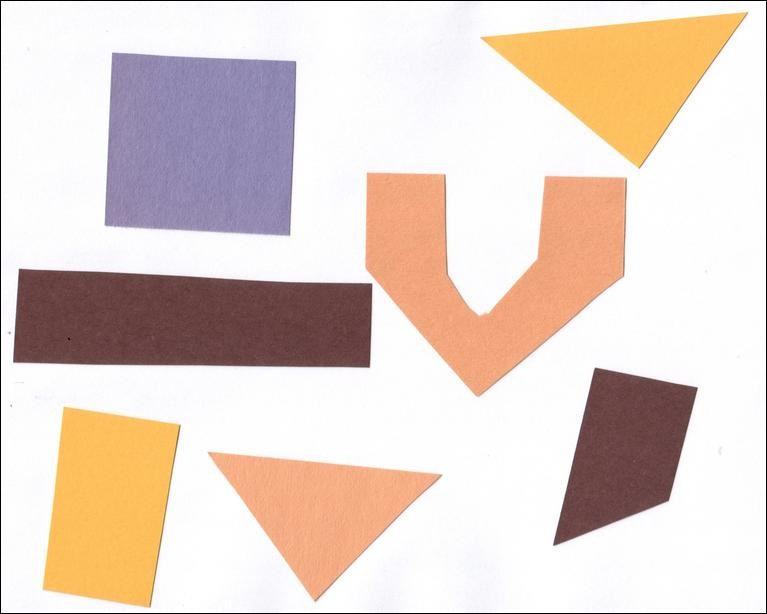
#> input picture Tugas Kuliah/Tugas 6/shape.jpg, 767 x 614 px
$ jupyter execute --allow-errors 'Tugas06-Data Mining-H071191044.ipynb'   (shell and % lines are left out)
#> lines starting #> are read from the running program, lines starting #| are printed output that depends on the picture; after the words box and inside, x2 and y2 are one past the last pixel; in counts of white or black regions, pixels touching at a corner belong together
## Tugas 06 Data Mining

Nama: Muh. Yusuf Syam<br>
NIM: H071191044

<h1 align="center"> Preprocessing Data Tidak Terstruktur </h1><br>

Data tidak terstruktur merupakan data yang kualitatif, artinya tidak dapat diolah atau dianalisis dengan alat dan metode konvensional. Data tidak terstruktur sulit untuk didekonstruksi karena tidak memiliki model yang telah ditentukan, sehingga data harus disimpan dalam format aslinya. Contoh data tidak terstruktur seperti data citra, teks, audio dan video.

## 1. Data Citra

Mengimport library yang diperlukan untuk preprocess data citra

[cell 1]
import numpy as np
import cv2 as cv
from matplotlib import pyplot as plt

Membaca data citra lalu menampilkannya

[cell 2]
img= cv.cvtColor(cv.imread('shape.jpg'), cv.COLOR_BGR2RGB)

plt.imshow(img)

Mengubah citra menjadi citra grayscale lalu mengaplikasikan 5 threshold berbeda dengan nilai batas threshold yang telah dideklarasikan sebelumnya. Setelah itu ditampilkan

[cell 3]
gray_image = cv.cvtColor(img, cv.COLOR_RGB2GRAY)
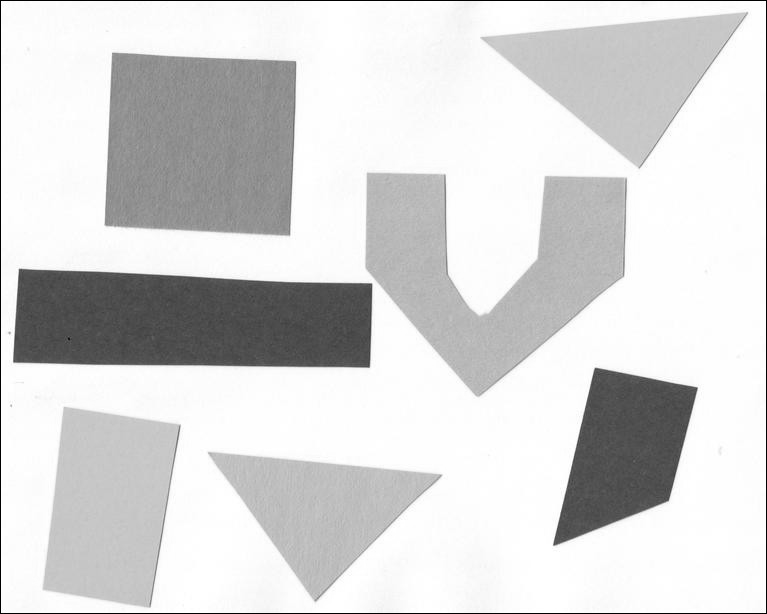
#> gray_image: shape (614, 767); min 0, max 255, mean 214.9

thresh= 220
ret,thresh_binary = cv.threshold(gray_image,thresh,255,cv.THRESH_BINARY)
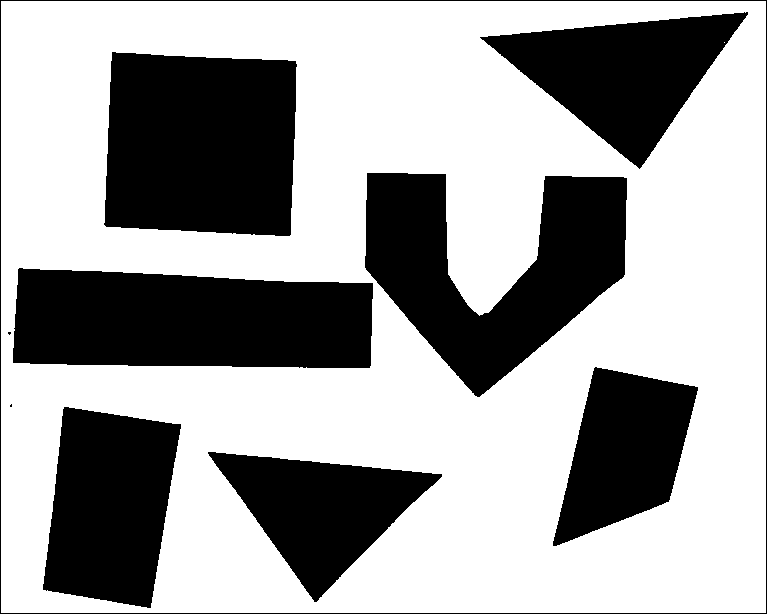
#> thresh_binary: shape (614, 767); 63.7% white; 10 black regions (2 under 20 px), largest, box (x1, y1, x2, y2) and area: (104, 52, 297, 236) 32475, (13, 268, 373, 368) 31990, (365, 173, 627, 397) 30746
#> ret = 220
ret,thresh_binary_inv = cv.threshold(gray_image,thresh,255,cv.THRESH_BINARY_INV)
ret,thresh_trunc = cv.threshold(gray_image,thresh,255,cv.THRESH_TRUNC)
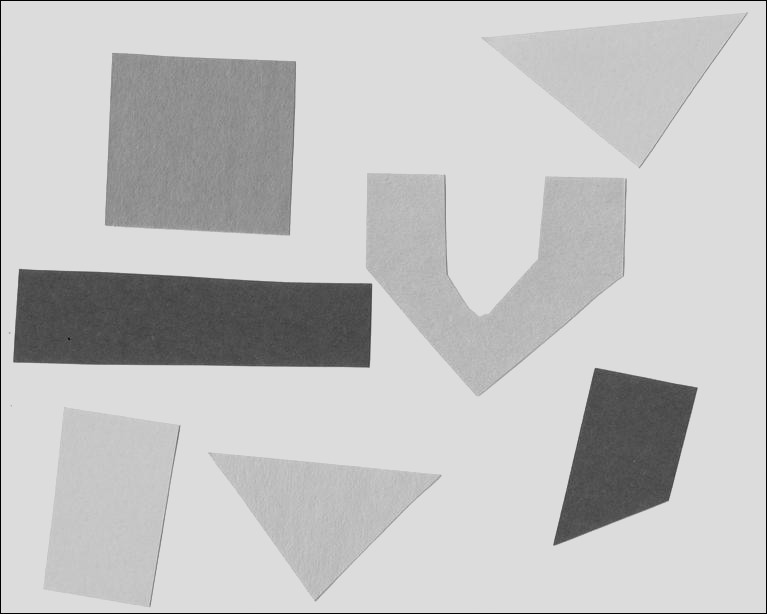
#> thresh_trunc: shape (614, 767); min 0, max 220, mean 194.2
ret,thresh_tozero = cv.threshold(gray_image,thresh,255,cv.THRESH_TOZERO)
ret,thresh_tozero_inv = cv.threshold(gray_image,thresh,255,cv.THRESH_TOZERO_INV)
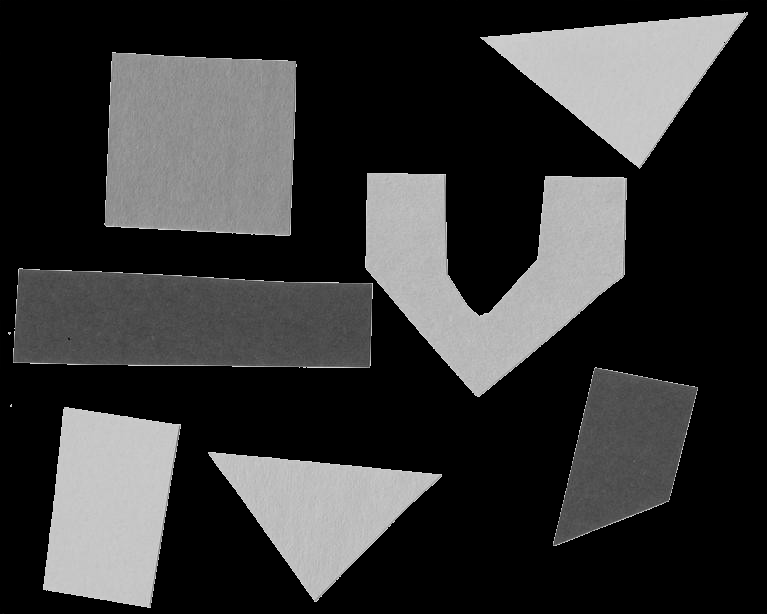
#> thresh_tozero_inv: shape (614, 767); min 0, max 220, mean 54.1

names = ['Original Image','BINARY','THRESH_BINARY_INV','THRESH_TRUNC','THRESH_TOZERO','THRESH_TOZERO_INV']
images = gray_image,thresh_binary,thresh_binary_inv,thresh_trunc,thresh_tozero,thresh_tozero_inv

cols= 3
rows= 2
img_index=0

fig, ax= plt.subplots(nrows=rows, ncols=cols, figsize=(14,6))
for i in range(rows):
    for j in range(cols):
        ax[i][j].imshow(images[img_index], 'gray')
        ax[i][j].set_title(names[img_index])
        ax[i][j].set_xticks([]), ax[i][j].set_yticks([])

        img_index+= 1
#> after the loop, img_index = 6

plt.show()

Kali ini mengaplikasikan adaptive threshold

[cell 4]
ret,thresh_global = cv.threshold(gray_image,thresh,255,cv.THRESH_BINARY)
thresh_mean = cv.adaptiveThreshold(gray_image,255,cv.ADAPTIVE_THRESH_MEAN_C,cv.THRESH_BINARY,11,2)
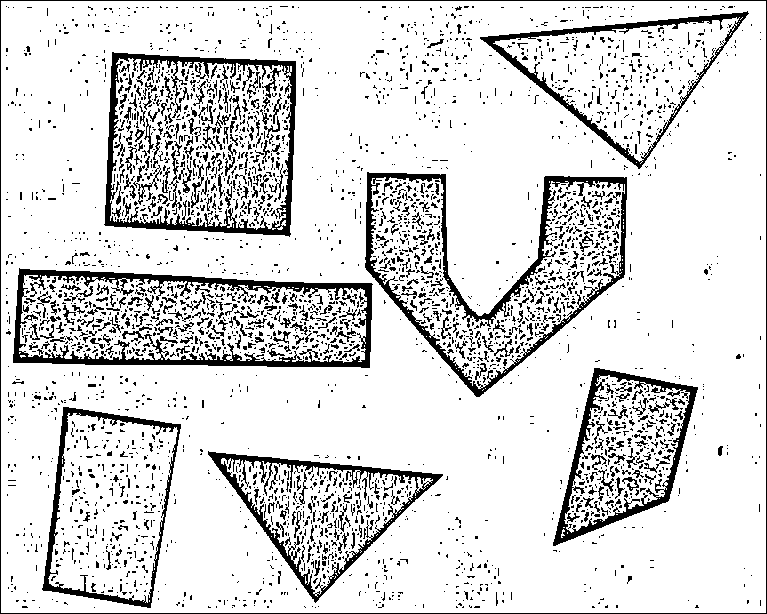
#> thresh_mean: shape (614, 767); 85.6% white; 3420 black regions (2971 under 20 px), largest, box (x1, y1, x2, y2) and area: (13, 268, 373, 368) 6915, (365, 172, 627, 397) 6405, (104, 52, 296, 237) 5190
thresh_gaussian = cv.adaptiveThreshold(gray_image,255,cv.ADAPTIVE_THRESH_GAUSSIAN_C,cv.THRESH_BINARY,11,2)
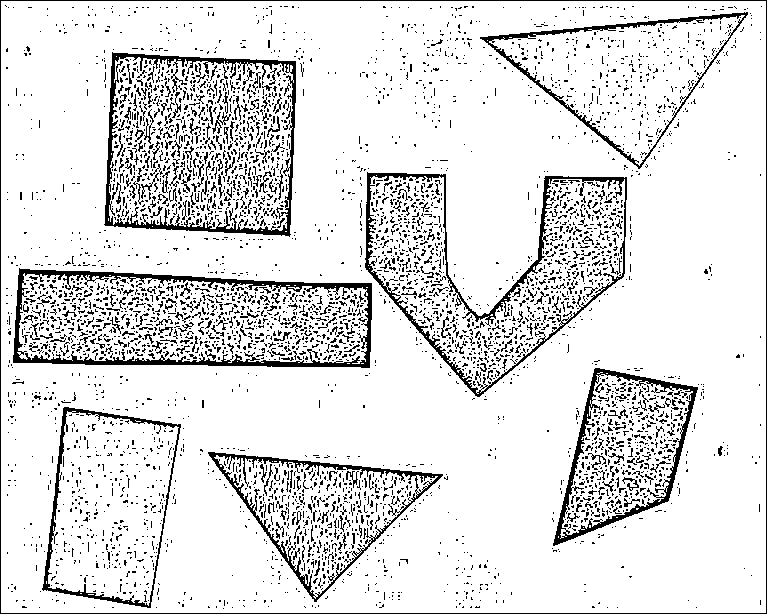
#> thresh_gaussian: shape (614, 767); 88% white; black in thin lines or dots

names = ['Original Image','Global Thresholding','Adaptive Mean Threshold','Adaptive Gaussian Thresholding']
images = [gray_image,thresh_global,thresh_mean,thresh_gaussian]

cols= 2
rows= 2
img_index=0

fig, ax= plt.subplots(nrows=rows, ncols=cols, figsize=(9,6))
for i in range(rows):
    for j in range(cols):
        ax[i][j].imshow(images[img_index], 'gray')
        ax[i][j].set_title(names[img_index])
        ax[i][j].set_xticks([]), ax[i][j].set_yticks([])

        img_index+= 1
#> after the loop, img_index = 4

plt.show()

## 2. Data Text

#### a. Tokenisasi dengan library TF

Mengimport library tokenizer dari tensorflow

[cell 5]
from tensorflow.keras.preprocessing.text import Tokenizer
from tensorflow.keras.preprocessing.sequence import pad_sequences

Membuat modelnya

#> (a cell that did not finish here is left out)

Berikut merupakan daftar teks yang akan dilakukan tokenisasi

[cell 7]
teks = [
    'Saya suka menonton drama korea',
    'drama korea sangat menyenangkan!',
    'ikhsan sedang menonton tv',
    'drama korea start-up mempertontonkan kisah cinta nam do san dan seo dal mi'
        ]

Meng-fit data teks tadi dari model yang sudah dibangun sebelumnya

#> (a cell that did not finish here is left out)

Mengelompokkan beberapa kata berdasarkan panjang tertentu

#> (a cell that did not finish here is left out)

#> (a cell that did not finish here is left out)

#> (a cell that did not finish here is left out)

#### b. Tokenisasi menggunakan NLTK

Mengimport librarynya

[cell 12]
import nltk

# Method untuk mendownload teks popular untuk dilakukan teks mining
# nltk.download('popular')

Melakukan tokenisasi kata pada teks T

[cell 13]
T = "hi ikhsan! drakor ini sangat bagus ceritanya, mari nonton drakor itu yuk"
#> (the rest of this cell did not finish here and is left out)

Melakukan tokenisasi kalimat

#> (a cell that did not finish here is left out)

#### c. Tokenisasi menggunakan Spacy

Mengimport library tokenisasi untuk bahasa indonesia lalu melakukan tokenisasi

[cell 15]
# Contoh Tokenisasi dalam bahasa Indonesia dengan Spacy
from spacy.lang.id import Indonesian

#> (the rest of this cell did not finish here and is left out)

Membandingkan hasil nya dengan hasil tokenisasi dari library English (bahasa inggris)

[cell 16]
from spacy.lang.en import English
#> (the rest of this cell did not finish here and is left out)

## 3. Data Audio

Mengimport libary librosa

[cell 17]
import librosa

Melihat sampel data audio librosa apa saja yang bisa dipakai

[cell 18]
librosa.util.list_examples()
#> (this line was passed over: librosa is not available in this run)
